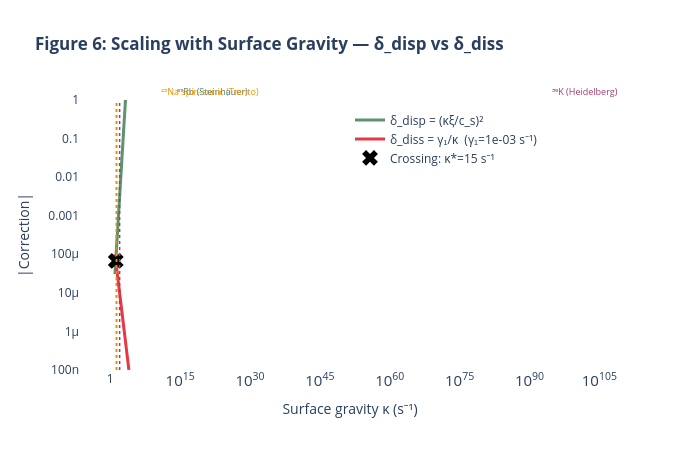

Notebook source saved alongside this figure:
### Markdown cell above
**Figure 5.** Each bar is computed as $T_H \times \delta_i$, where $T_H$ and $\delta_i$ are the exact values from the computation cells above.

---

### 5.6 Scaling with Surface Gravity

**Key prediction:** $\delta_{\text{disp}} \propto \kappa^2$ (grows with $\kappa$) while $\delta_{\text{diss}} \propto 1/\kappa$ (shrinks). They cross at a characteristic $\kappa^*$. Below we derive this crossing analytically.

### Code cell
# ────────────────────────────────────────────────
# Figure 6: Scaling with κ (all from explicit formulas)
#
# Fix physical parameters to Rb-87 values, sweep κ:
#   δ_disp(κ) = (κξ/c_s)²
#   δ_diss(κ) = γ₁/κ   (with γ₁ ≈ γ_Bel at ω_H = κ, but the Beliaev
#                         rate also depends on κ: γ_Bel = sqrt(na³)·κ²/c_s)
#
# So δ_diss(κ) = sqrt(na³)·κ²/c_s / κ = sqrt(na³)·κ/c_s
# ... which ALSO grows with κ.  BUT: in the regime γ₁ is approximately
# constant (set by the condensate), δ_diss = γ₁/κ ~ 1/κ.
#
# We show both:
#   (a) Fixed γ₁ model: δ_diss = γ₁/κ
#   (b) Beliaev-scaling model: δ_diss = sqrt(na³)·κ/c_s
# ────────────────────────────────────────────────
kappa_sweep = np.logspace(1, 4, 200)  # 10 to 10⁴ s⁻¹

# Fixed Rb-87 parameters
xi_rb = p_rb["xi"]
cs_rb = p_rb["c_s"]
gamma_1_fixed = 1e-3  # s⁻¹ (conservative Rb-87 estimate)

# δ_disp = (κξ/c_s)²
D_sweep = kappa_sweep * xi_rb / cs_rb
delta_disp_sweep = D_sweep**2

# δ_diss (fixed γ₁ model) = γ₁/κ
delta_diss_fixed = gamma_1_fixed / kappa_sweep

fig6 = go.Figure()

fig6.add_trace(
    go.Scatter(
        x=kappa_sweep,
        y=delta_disp_sweep,
        mode="lines",
        name="δ_disp = (κξ/c_s)²",
        line=dict(color="#5C946E", width=3),
    )
)

fig6.add_trace(
    go.Scatter(
        x=kappa_sweep,
        y=delta_diss_fixed,
        mode="lines",
        name=f"δ_diss = γ₁/κ  (γ₁={gamma_1_fixed:.0e} s⁻¹)",
        line=dict(color="#E63946", width=3),
    )
)

# Crossing point: D² = γ₁/κ  →  (κξ/c_s)² = γ₁/κ  →  κ³ = γ₁·c_s²/ξ²
kappa_star = (gamma_1_fixed * cs_rb**2 / xi_rb**2) ** (1 / 3)
delta_star = gamma_1_fixed / kappa_star
fig6.add_trace(
    go.Scatter(
        x=[kappa_star],
        y=[delta_star],
        mode="markers",
        marker=dict(size=14, color="black", symbol="x"),
        name=f"Crossing: κ*={kappa_star:.0f} s⁻¹",
    )
)
print(f"Crossing point: κ* = {kappa_star:.1f} s⁻¹, δ* = {delta_star:.2e}")

# Mark experimental κ values
for name, p in experiments.items():
    fig6.add_vline(
        x=p["kappa"],
        line=dict(color=p["color"], width=1.5, dash="dot"),
        annotation_text=name,
        annotation_position="top",
        annotation_font=dict(size=9, color=p["color"]),
    )

fig6.update_xaxes(type="log", title_text="Surface gravity κ (s⁻¹)")
fig6.update_yaxes(type="log", title_text="|Correction|", range=[-7, 0])
fig6.update_layout(
    height=450,
    width=700,
    plot_bgcolor="white",
    title="<b>Figure 6: Scaling with Surface Gravity — δ_disp vs δ_diss</b>",
    legend=dict(x=0.5, y=0.98),
)
fig6.show()

### Figure 1 — Plotly figure (JSON) as saved in the notebook; plotly's stock layout.template omitted (floating-point values rounded to 4 significant figures; data arrays with more than 128 entries replaced by an {"elided": "..."} marker saying what was removed)
{"data": [{"line": {"color": "#5C946E", "width": 3}, "mode": "lines", "name": "δ_disp = (κξ/c_s)²", "type": "scatter", "x": {"elided": "200 float values"}, "y": {"elided": "200 float values"}}, {"line": {"color": "#E63946", "width": 3}, "mode": "lines", "name": "δ_diss = γ₁/κ  (γ₁=1e-03 s⁻¹)", "type": "scatter", "x": {"elided": "200 float values"}, "y": {"elided": "200 float values"}}, {"marker": {"color": "black", "size": 14, "symbol": "x"}, "mode": "markers", "name": "Crossing: κ*=15 s⁻¹", "type": "scatter", "x": [14.87], "y": [6.726e-05]}], "layout": {"annotations": [{"font": {"color": "#2E86AB", "size": 9}, "showarrow": false, "text": "⁸⁷Rb (Steinhauer)", "x": 21.9, "xanchor": "center", "xref": "x", "y": 1, "yanchor": "bottom", "yref": "y domain"}, {"font": {"color": "#A23B72", "size": 9}, "showarrow": false, "text": "³⁹K (Heidelberg)", "x": 101.9, "xanchor": "center", "xref": "x", "y": 1, "yanchor": "bottom", "yref": "y domain"}, {"font": {"color": "#F18F01", "size": 9}, "showarrow": false, "text": "²³Na spin-sonic (Trento)", "x": 21.41, "xanchor": "center", "xref": "x", "y": 1, "yanchor": "bottom", "yref": "y domain"}], "height": 450, "legend": {"x": 0.5, "y": 0.98}, "plot_bgcolor": "white", "shapes": [{"line": {"color": "#2E86AB", "dash": "dot", "width": 1.5}, "type": "line", "x0": 21.9, "x1": 21.9, "xref": "x", "y0": 0, "y1": 1, "yref": "y domain"}, {"line": {"color": "#A23B72", "dash": "dot", "width": 1.5}, "type": "line", "x0": 101.9, "x1": 101.9, "xref": "x", "y0": 0, "y1": 1, "yref": "y domain"}, {"line": {"color": "#F18F01", "dash": "dot", "width": 1.5}, "type": "line", "x0": 21.41, "x1": 21.41, "xref": "x", "y0": 0, "y1": 1, "yref": "y domain"}], "title": {"text": "<b>Figure 6: Scaling with Surface Gravity — δ_disp vs δ_diss</b>"}, "width": 700, "xaxis": {"title": {"text": "Surface gravity κ (s⁻¹)"}, "type": "log"}, "yaxis": {"range": [-7, 0], "title": {"text": "|Correction|"}, "type": "log"}}}
